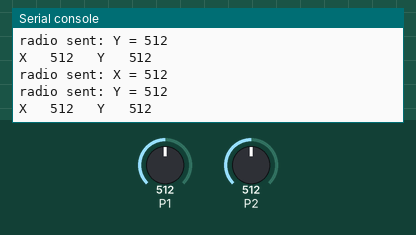
The program below on a simulated Calliope mini (MakeCode). Parts: the last lines printed to the serial console. The inputs (shaded band) are chosen by the test bench; at power-on: P1 = 512, P2 = 512 (analog values on the 0–1023 scale). No radio messages arrive unless stated (any console line starting 'radio sent:' is added by the test bench).

Above: at 1.2 s.
1.3 s: P1 set to 716
At 2.1 s:
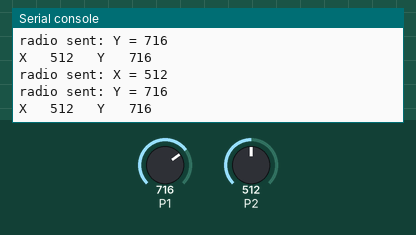
2.8 s: P2 set to 716
At 3.9 s:
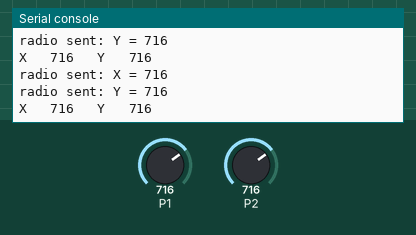
4.3 s: P1 set to 900
At 5.1 s:
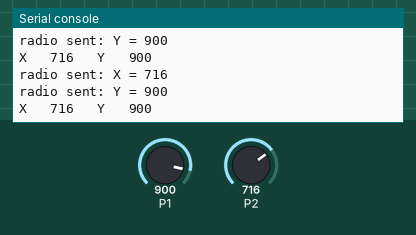
5.8 s: P2 set to 900
At 6.4 s:
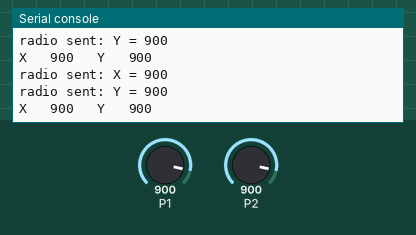
Timing chart, 0 to 8.3 s (numbered marks = the images above; inputs shaded):
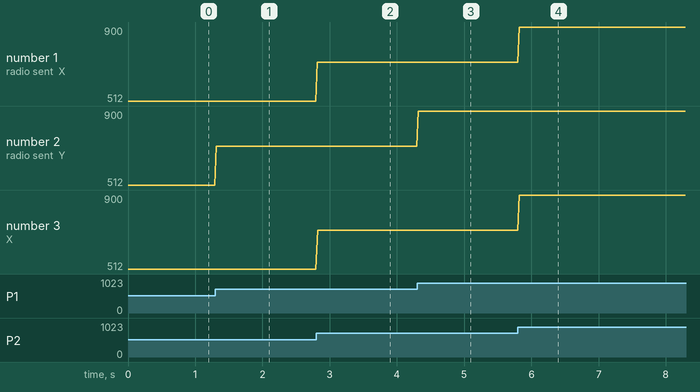

Measured:
- after the input at 1.3 s, the serial console: prints a new line at once (image 1)
- after the input at 2.8 s, the serial console: prints a new line at once (image 2)
- after the input at 4.3 s, the serial console: prints a new line at once (image 3)
- after the input at 5.8 s, the serial console: prints a new line at once (image 4)
- plotted number 2: 512 → 716 after the input at 1.3 s, 716 → 900 after the input at 4.3 s

The program:

main.ts
```typescript
radio.setGroup(2)
serial.redirect(
SerialPin.USB_TX,
SerialPin.USB_RX,
BaudRate.BaudRate9600
)
basic.forever(function () {
    radio.sendValue("X", pins.analogReadPin(AnalogPin.P2))
    radio.sendValue("Y", pins.analogReadPin(AnalogPin.P1))
    serial.writeLine("X   " + pins.analogReadPin(AnalogPin.P2) + "   Y   " + pins.analogReadPin(AnalogPin.P1))
})
```

test.ts
```typescript
// Hier kann man Tests durchführen; diese Datei wird nicht kompiliert, wenn dieses Paket als Erweiterung verwendet wird.
```
